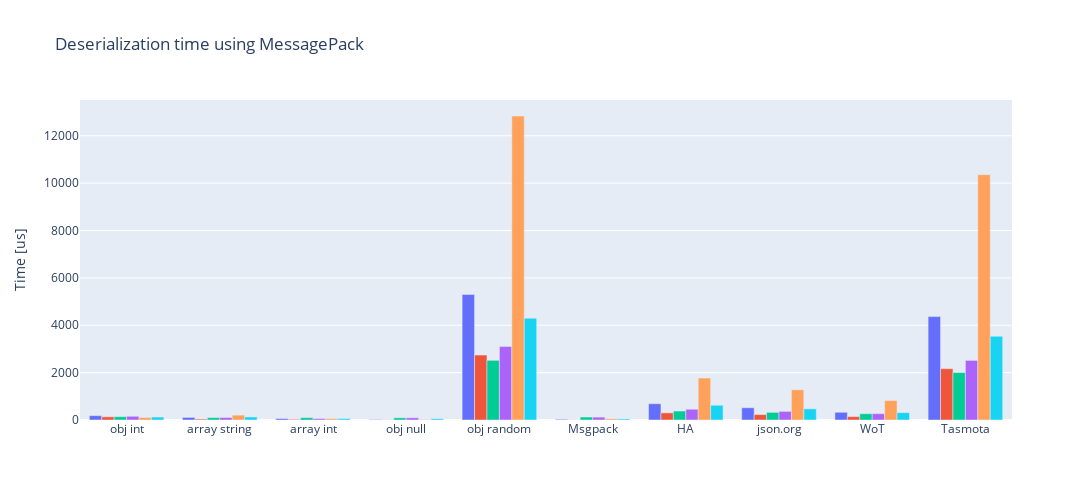

Source (notebook cell):
### Code cell
fig = go.Figure()
i=0
for mcu in mcus:
    currentData = df[df.mcu==mcu]
    fig.add_trace(
        go.Bar(
            x=currentData.name,
            y=currentData.deserTimeMsgPack,
            name='MessagePack',
            legendgroup="myGroup",
            showlegend=False
        )
    )
    i = i+1

fig.update_layout(
    height=500,
    width=1100,
    title = "Deserialization time using MessagePack"
)
fig.update_yaxes(
    title="Time [us]",
    tickformat="d"
)
fig.show()

### Figure 1 — Plotly figure (JSON) as saved in the notebook; plotly's stock layout.template omitted (floating-point values rounded to 4 significant figures)
{"data": [{"legendgroup": "myGroup", "name": "MessagePack", "showlegend": false, "type": "bar", "x": ["obj int", "array string", "array int", "obj null", "obj random", "Msgpack", "HA", "json.org", "WoT", "Tasmota"], "y": [184, 109, 62, 19, 5297, 30, 687, 517, 326, 4365]}, {"legendgroup": "myGroup", "name": "MessagePack", "showlegend": false, "type": "bar", "x": ["obj int", "array string", "array int", "obj null", "obj random", "Msgpack", "HA", "json.org", "WoT", "Tasmota"], "y": [135, 40, 29, 7, 2741, 7, 301, 228, 144, 2167]}, {"legendgroup": "myGroup", "name": "MessagePack", "showlegend": false, "type": "bar", "x": ["obj int", "array string", "array int", "obj null", "obj random", "Msgpack", "HA", "json.org", "WoT", "Tasmota"], "y": [140, 100, 98, 92, 2520, 126, 378, 322, 265, 2005]}, {"legendgroup": "myGroup", "name": "MessagePack", "showlegend": false, "type": "bar", "x": ["obj int", "array string", "array int", "obj null", "obj random", "Msgpack", "HA", "json.org", "WoT", "Tasmota"], "y": [157, 104, 58, 93, 3107, 121, 454, 363, 267, 2516]}, {"legendgroup": "myGroup", "name": "MessagePack", "showlegend": false, "type": "bar", "x": ["obj int", "array string", "array int", "obj null", "obj random", "Msgpack", "HA", "json.org", "WoT", "Tasmota"], "y": [102, 206, 60, 25, 12834, 55, 1772, 1275, 820, 10357]}, {"legendgroup": "myGroup", "name": "MessagePack", "showlegend": false, "type": "bar", "x": ["obj int", "array string", "array int", "obj null", "obj random", "Msgpack", "HA", "json.org", "WoT", "Tasmota"], "y": [125, 129, 60, 54, 4299, 46, 623, 472, 311, 3535]}], "layout": {"height": 500, "title": {"text": "Deserialization time using MessagePack"}, "width": 1100, "yaxis": {"tickformat": "d", "title": {"text": "Time [us]"}}}}
